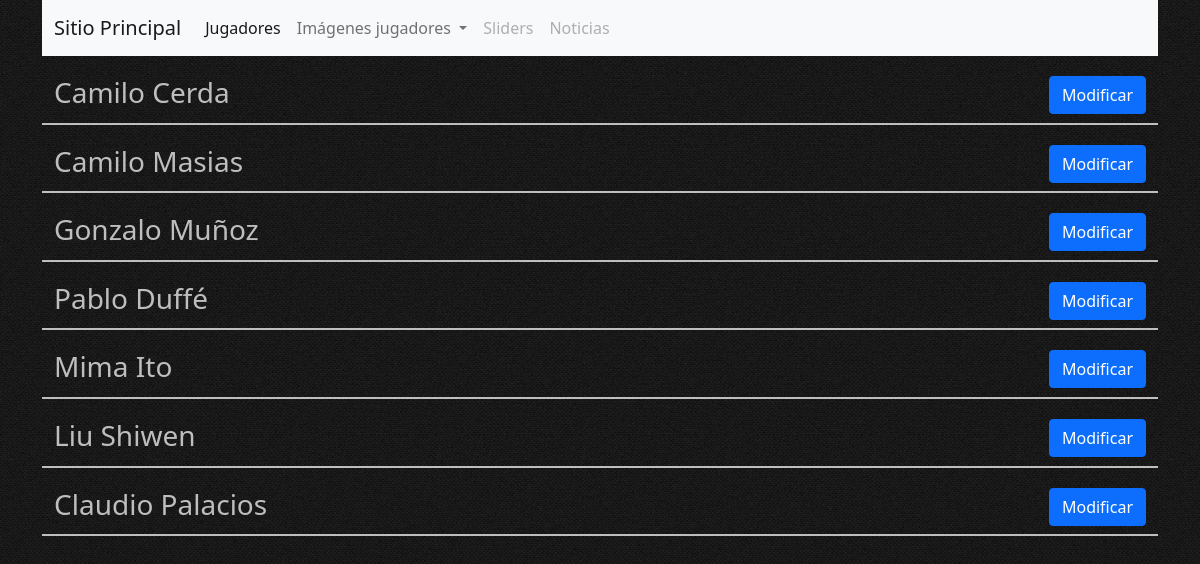
Before: /modificarImg/ (signed in) with the older database file.
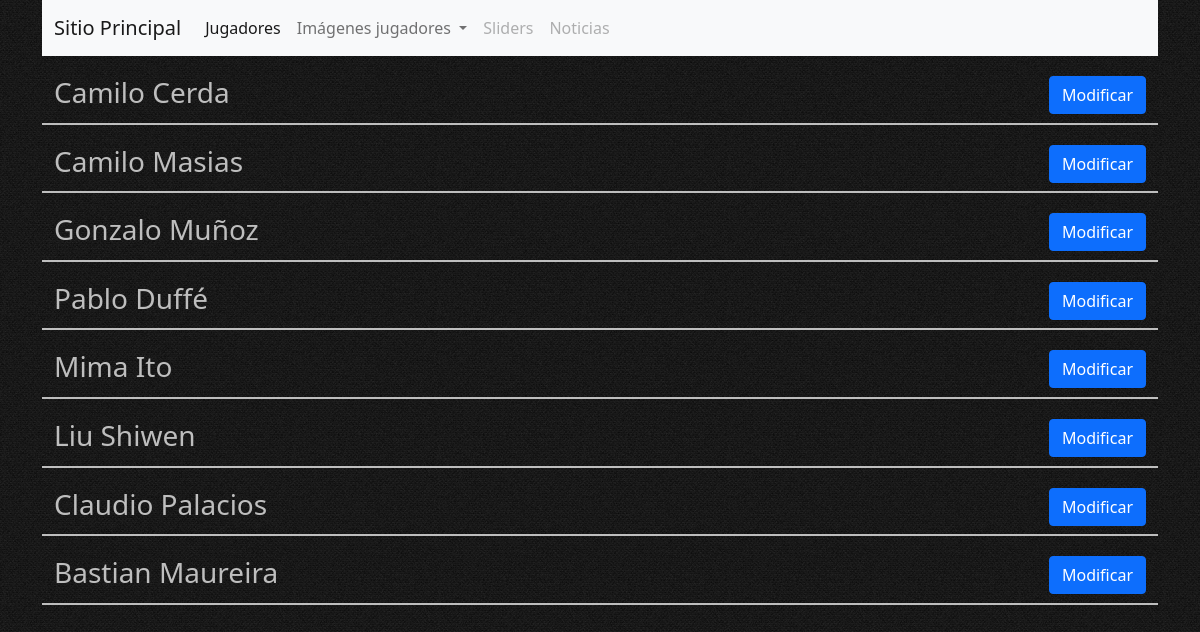
After: the same page with the newer database file.
### appCore/models.py (models this page shows, shortened)
class Jugador(models.Model):
    idJugador = models.AutoField(primary_key=True)
    pnombre= models.CharField(max_length=50, verbose_name='Primer nombre')
    snombre= models.CharField(blank=True, null=True, max_length=50, verbose_name='Segundo nombre')
    apaterno= models.CharField(max_length=50, verbose_name='Apellido paterno')
    amaterno= models.CharField(blank=True, null=True, max_length=50, verbose_name='Apellido materno')
    nacimiento= models.CharField(max_length=50, verbose_name='Lugar de nacimiento')
    fechaNacimiento = models.DateField(blank=True, null=True, verbose_name='Fecha de nacimiento')
    estilo = models.CharField(max_length=50, verbose_name='Estilo de juego')
    preInf = models.CharField(max_length=50, verbose_name='Preinfantil')
    inf = models.CharField(max_length=50, verbose_name='Infantil')
    juvenil = models.CharField(max_length=50, verbose_name='Juvenil')
    tc = models.CharField(max_length=50, verbose_name='Todo competidor')
    categoria = models.CharField(max_length=80, verbose_name='Categoria actual', blank=True, null=True)
    imagenPortada = models.ImageField(upload_to = 'home')
    genero = models.CharField(max_length=10, verbose_name='Genero')
    class Meta:
        verbose_name = 'jugador'
        verbose_name_plural = 'jugadores'

### appAdmin/views.py (the view)
# urls.py: path('modificarImg/', modificarImg, name='modificarImg'),
@login_required
def modificarImg(request):
    jugadores = Jugador.objects.all()
    datos = {
        'jugadores':jugadores
    }
    return render(request, 'appAdmin/modificarImg.html', datos)

### appAdmin/templates/appAdmin/modificarImg.html (shortened to what this page needs)
{% extends 'appAdmin/baseAdmin.html' %}
{% load static %}
{% block main %}
<main class="container cajaModificarImg">
    {% for jugador in jugadores %}
    <div class="row">
        <div class="contenedor">
            <div class="caja1">
                <h3>{{jugador.pnombre}} {{jugador.apaterno}}</h3>
            </div>
            <div class="caja2">
                <a href="{% url 'modificarImgPersonal' jugador.idJugador %}">
                    <button type="button" class="btn btn-primary">Modificar</button>
                </a>
            </div>
        </div>
    </div>
    {% endfor %}
</main>
{% endblock %}

Changed rows visible on the page:
added Jugador: pnombre "Bastian", apaterno "Maureira"
